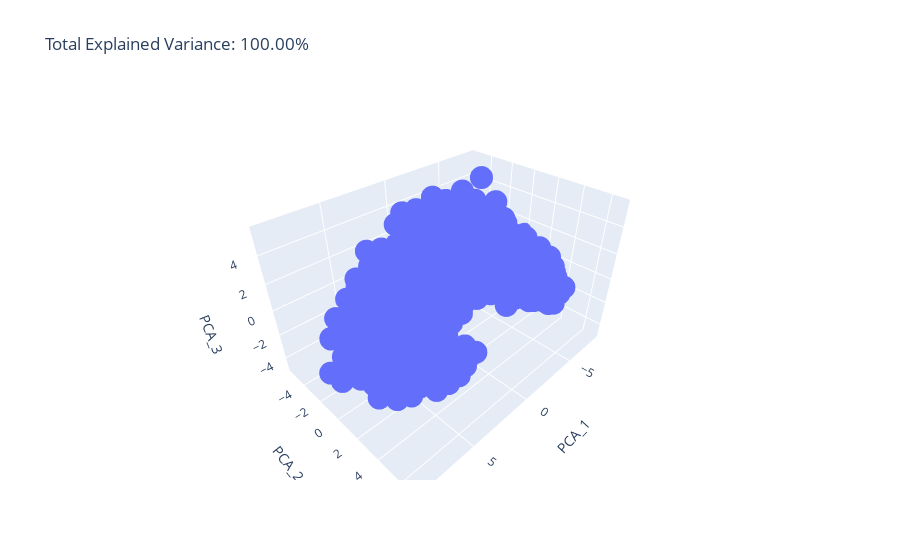

Notebook code cell kept with this figure:
### Code cell
# Plot what the transformed data looks like (check for clusters)

pca_cols = [f'PCA_{comp+1}' for comp in range(pca_compon) ]
loadings = pca.components_.T * np.sqrt(pca.explained_variance_)
player_df = pd.DataFrame(pca_data, columns=pca_cols)

pca = PCA(n_components=8)
components = pca.fit_transform(pca_data)

total_var = pca.explained_variance_ratio_.sum() * 100

fig = px.scatter_3d(
    player_df, x='PCA_1', y='PCA_2', z='PCA_3', 
    title=f'Total Explained Variance: {total_var:.2f}%',
    labels={'0': 'PC 1', '1': 'PC 2', '2': 'PC 3'}, 
)
fig.show()

### Figure 1 — Plotly figure (JSON) as saved in the notebook; plotly's stock layout.template omitted (floating-point values rounded to 4 significant figures; data arrays with more than 128 entries replaced by an {"elided": "..."} marker saying what was removed)
{"data": [{"hovertemplate": "PCA_1=%{x}<br>PCA_2=%{y}<br>PCA_3=%{z}<extra></extra>", "legendgroup": "", "marker": {"color": "#636efa", "symbol": "circle"}, "mode": "markers", "name": "", "scene": "scene", "showlegend": false, "type": "scatter3d", "x": {"elided": "2167 float values"}, "y": {"elided": "2167 float values"}, "z": {"elided": "2167 float values"}}], "layout": {"legend": {"tracegroupgap": 0}, "scene": {"domain": {"x": [0, 1], "y": [0, 1]}, "xaxis": {"title": {"text": "PCA_1"}}, "yaxis": {"title": {"text": "PCA_2"}}, "zaxis": {"title": {"text": "PCA_3"}}}, "title": {"text": "Total Explained Variance: 100.00%"}}}
